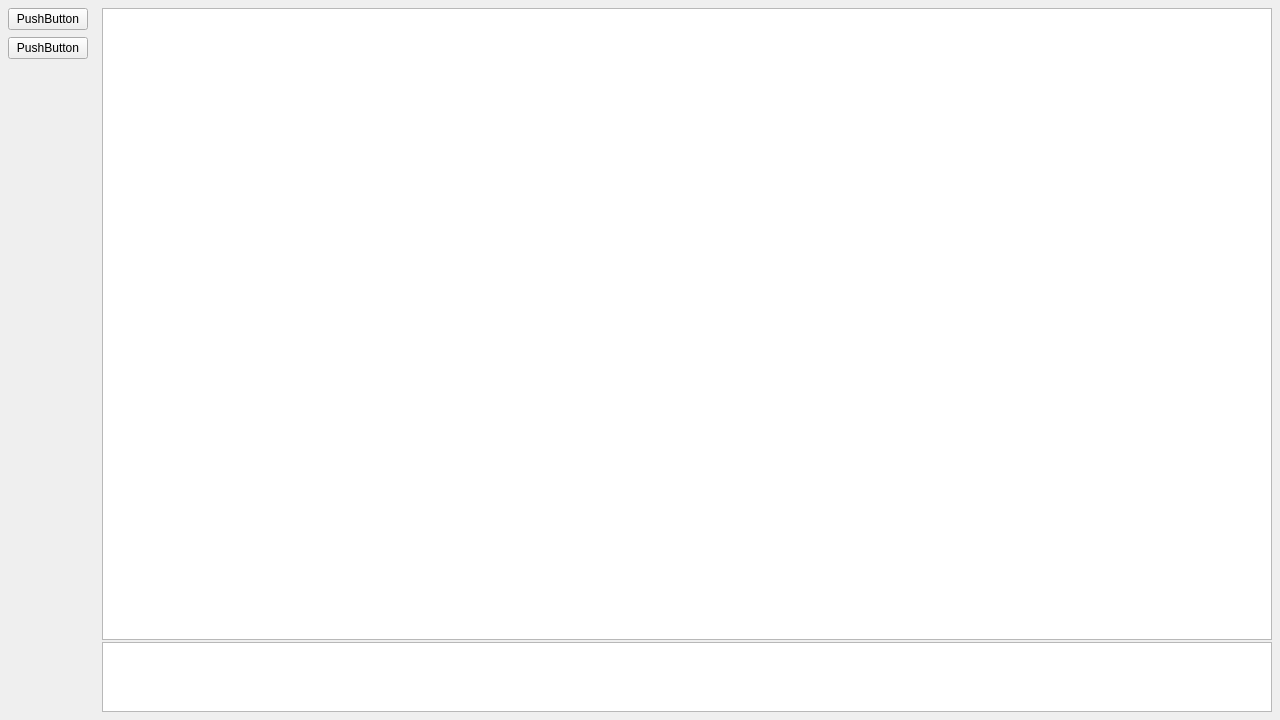
<?xml version="1.0" encoding="UTF-8"?>
<ui version="4.0">
 <class>MainWindow</class>
 <widget class="QMainWindow" name="MainWindow">
  <property name="geometry">
   <rect>
    <x>0</x>
    <y>0</y>
    <width>1280</width>
    <height>720</height>
   </rect>
  </property>
  <property name="windowTitle">
   <string>MainWindow</string>
  </property>
  <widget class="QWidget" name="centralwidget">
   <layout class="QGridLayout" name="gridLayout">
    <property name="leftMargin">
     <number>2</number>
    </property>
    <property name="topMargin">
     <number>2</number>
    </property>
    <property name="rightMargin">
     <number>2</number>
    </property>
    <property name="bottomMargin">
     <number>2</number>
    </property>
    <property name="spacing">
     <number>2</number>
    </property>
    <item row="0" column="0">
     <layout class="QHBoxLayout" name="horizontalLayout">
      <property name="spacing">
       <number>2</number>
      </property>
      <item>
       <widget class="QWidget" name="widget" native="true">
        <property name="sizePolicy">
         <sizepolicy hsizetype="Fixed" vsizetype="Preferred">
          <horstretch>0</horstretch>
          <verstretch>0</verstretch>
         </sizepolicy>
        </property>
        <property name="maximumSize">
         <size>
          <width>100</width>
          <height>16777215</height>
         </size>
        </property>
        <layout class="QVBoxLayout" name="verticalLayout_3">
         <property name="spacing">
          <number>2</number>
         </property>
         <property name="leftMargin">
          <number>6</number>
         </property>
         <property name="topMargin">
          <number>6</number>
         </property>
         <property name="rightMargin">
          <number>6</number>
         </property>
         <property name="bottomMargin">
          <number>6</number>
         </property>
         <item>
          <layout class="QVBoxLayout" name="verticalLayout">
           <property name="spacing">
            <number>2</number>
           </property>
           <item>
            <widget class="QWidget" name="widget_3" native="true">
             <layout class="QVBoxLayout" name="verticalLayout_6">
              <property name="spacing">
               <number>2</number>
              </property>
              <property name="leftMargin">
               <number>0</number>
              </property>
              <property name="topMargin">
               <number>0</number>
              </property>
              <property name="rightMargin">
               <number>0</number>
              </property>
              <property name="bottomMargin">
               <number>0</number>
              </property>
              <item>
               <layout class="QVBoxLayout" name="verticalLayout_5">
                <item>
                 <widget class="QPushButton" name="pushButton_2">
                  <property name="text">
                   <string>PushButton</string>
                  </property>
                 </widget>
                </item>
                <item>
                 <spacer name="verticalSpacer">
                  <property name="orientation">
                   <enum>Qt::Orientation::Vertical</enum>
                  </property>
                  <property name="sizeType">
                   <enum>QSizePolicy::Policy::Preferred</enum>
                  </property>
                  <property name="sizeHint" stdset="0">
                   <size>
                    <width>20</width>
                    <height>5</height>
                   </size>
                  </property>
                 </spacer>
                </item>
                <item>
                 <widget class="QPushButton" name="pushButton">
                  <property name="text">
                   <string>PushButton</string>
                  </property>
                 </widget>
                </item>
                <item>
                 <spacer name="verticalSpacer_2">
                  <property name="orientation">
                   <enum>Qt::Orientation::Vertical</enum>
                  </property>
                  <property name="sizeHint" stdset="0">
                   <size>
                    <width>20</width>
                    <height>40</height>
                   </size>
                  </property>
                 </spacer>
                </item>
               </layout>
              </item>
             </layout>
            </widget>
           </item>
          </layout>
         </item>
        </layout>
       </widget>
      </item>
      <item>
       <widget class="QWidget" name="widget_2" native="true">
        <layout class="QVBoxLayout" name="verticalLayout_4">
         <property name="spacing">
          <number>2</number>
         </property>
         <property name="leftMargin">
          <number>6</number>
         </property>
         <property name="topMargin">
          <number>6</number>
         </property>
         <property name="rightMargin">
          <number>6</number>
         </property>
         <property name="bottomMargin">
          <number>6</number>
         </property>
         <item>
          <layout class="QVBoxLayout" name="verticalLayout_2">
           <item>
            <widget class="QListWidget" name="listWidget"/>
           </item>
           <item>
            <widget class="QTextEdit" name="textEdit">
             <property name="sizePolicy">
              <sizepolicy hsizetype="Expanding" vsizetype="Fixed">
               <horstretch>0</horstretch>
               <verstretch>0</verstretch>
              </sizepolicy>
             </property>
             <property name="maximumSize">
              <size>
               <width>16777215</width>
               <height>70</height>
              </size>
             </property>
            </widget>
           </item>
          </layout>
         </item>
        </layout>
       </widget>
      </item>
     </layout>
    </item>
   </layout>
  </widget>
 </widget>
 <resources/>
 <connections/>
</ui>
